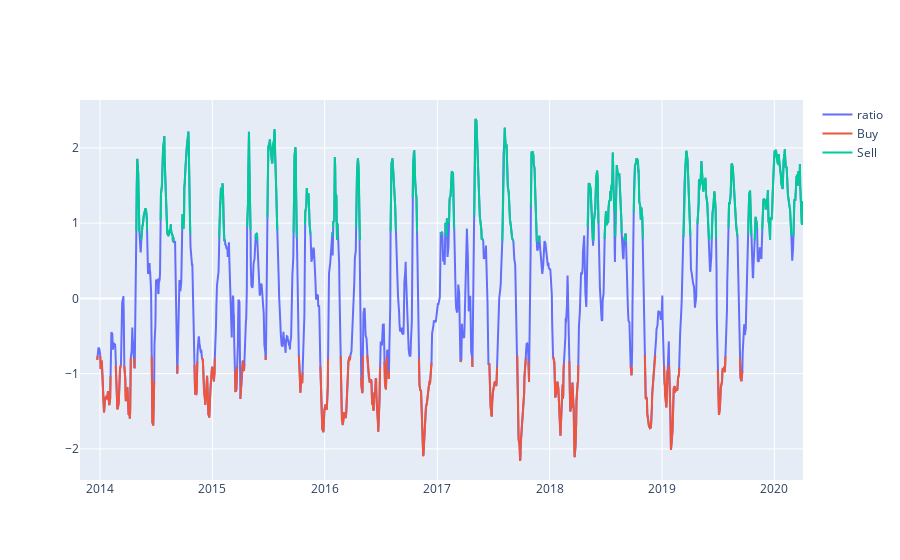

Here is the notebook cell this chart was saved with:
### Code cell
fig = go.Figure()

#print(macd_low)
fig.add_trace(go.Scatter(x=zscore_moving_avg.index, y=zscore_moving_avg,
                    mode='lines',
                    name='ratio'))

fig.add_trace(go.Scatter(x=buy.index, y=buy,
                    mode='lines',
                    name='Buy'))

fig.add_trace(go.Scatter(x=sell.index, y=sell,
                    mode='lines',
                    name='Sell'))


fig.show()

### Figure 1 — Plotly figure (JSON) as saved in the notebook; plotly's stock layout.template omitted (floating-point values rounded to 4 significant figures; data arrays with more than 128 entries replaced by an {"elided": "..."} marker saying what was removed)
{"data": [{"mode": "lines", "name": "ratio", "type": "scatter", "x": {"elided": "1618 str values"}, "y": {"elided": "1618 float values"}}, {"mode": "lines", "name": "Buy", "type": "scatter", "x": {"elided": "1618 str values"}, "y": {"elided": "1618 float values"}}, {"mode": "lines", "name": "Sell", "type": "scatter", "x": {"elided": "1618 str values"}, "y": {"elided": "1618 float values"}}], "layout": {}}
